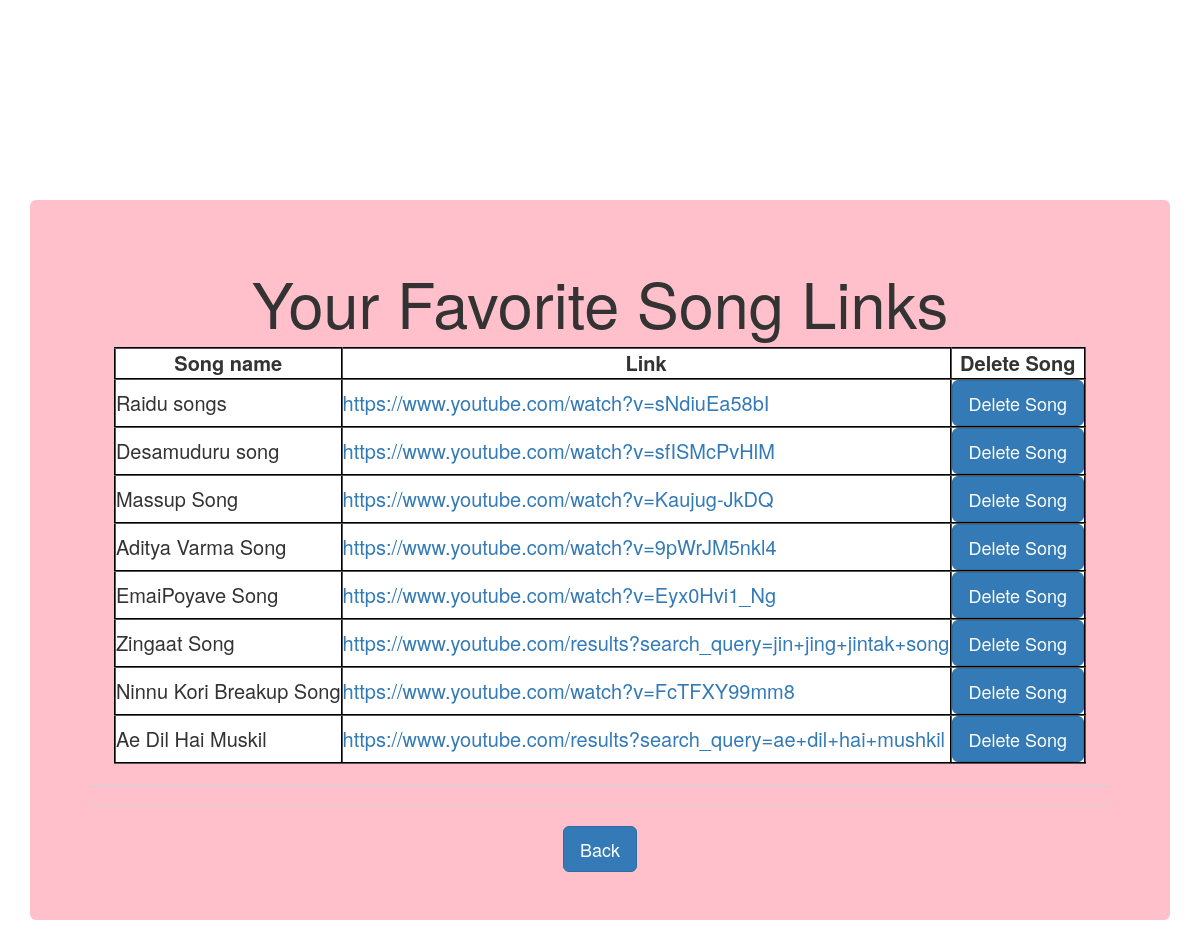
Page /list/ on the committed database.
### testapp/models.py (models this page shows)
class Movie(models.Model):
    name=models.CharField(max_length=100);
    link=models.URLField(("link"),max_length=128,db_index=True,unique=True,blank=True)

### testapp/views.py (the view)
# urls.py: path('list/', views.h3),
def h3(request):
    m1=Movie.objects.all()
    return render(request,"testapp/movielink.html",{"m1":m1})

### templates/testapp/movielink.html
<!DOCTYPE html>
{%extends "testapp/index.html"%}
{%block movie_block%}
    <div class="container" align="center">
      <div class="jumbotron">
      <h1>Your Favorite Song Links</h1>
      {%if m1%}
      <table>
        <thead>
          <th> Song name</th>
          <th> Link</th>
          <th>Delete Song</th>
        </thead>
        {%for i in m1%}
        <tr>
          <td>{{i.name}}</td>
          <td><a href="{{i.link}}">{{i.link}}</a></td>
          <td><a href="/delete/{{i.id}}" class="btn btn-primary btn-lg">Delete Song</td>
        </tr>
        {%endfor%}
      </table>
      {%else%}
      <p>No information found</p>
      {%endif%}
      <hr>
      <hr>
      <a role="submit" href="/index" class="btn btn-primary btn-lg">Back</a>
    </div>
    </div>
{%endblock%}

### templates/testapp/index.html (shortened to what this page needs)
<!DOCTYPE html>
{%load static%}
<html lang="en" dir="ltr">
  <head>
    <link rel="stylesheet" href="https://stackpath.bootstrapcdn.com/bootstrap/3.4.1/css/bootstrap.min.css">
    <link rel="stylesheet" href="{%static "css/all.css" %}">
  </head>
  <body>
    {%block movie_block%}{%endblock%}
  </body>
</html>

### static/css/all.css (style rules this page uses)
body { background:url("https://images.unsplash.com/photo-1594725364617-b2797f95a50e?ixlib=rb-1.2.1&ixid=eyJhcHBfaWQiOjEyMDd9&auto=format&fit=crop&w=600&q=60"); background-position: center; background-repeat:no-repeat; background-size: cover; }
.container .jumbotron { margin-top: 200px; background:pink; }
table { border:2px groove black; }
thead th { background:white; border:2px groove black; font-size: 20px; text-align: center; }
tr td { background:white; border:2px groove black; font-size: 20px; }

### rows in the picture
Movie: name "Raidu songs", link "https://www.youtube.com/watch?v=sNdiuEa58bI"
Movie: name "Desamuduru song", link "https://www.youtube.com/watch?v=sfISMcPvHlM"
Movie: name "Massup Song", link "https://www.youtube.com/watch?v=Kaujug-JkDQ"
Movie: name "Aditya Varma Song", link "https://www.youtube.com/watch?v=9pWrJM5nkl4"
Movie: name "EmaiPoyave Song", link "https://www.youtube.com/watch?v=Eyx0Hvi1_Ng"
Movie: name "Zingaat Song", link "https://www.youtube.com/results?search_query=jin+jing+jintak+song"
Movie: name "Ninnu Kori Breakup Song", link "https://www.youtube.com/watch?v=FcTFXY99mm8"
Movie: name "Ae Dil Hai Muskil", link "https://www.youtube.com/results?search_query=ae+dil+hai+mushkil"
